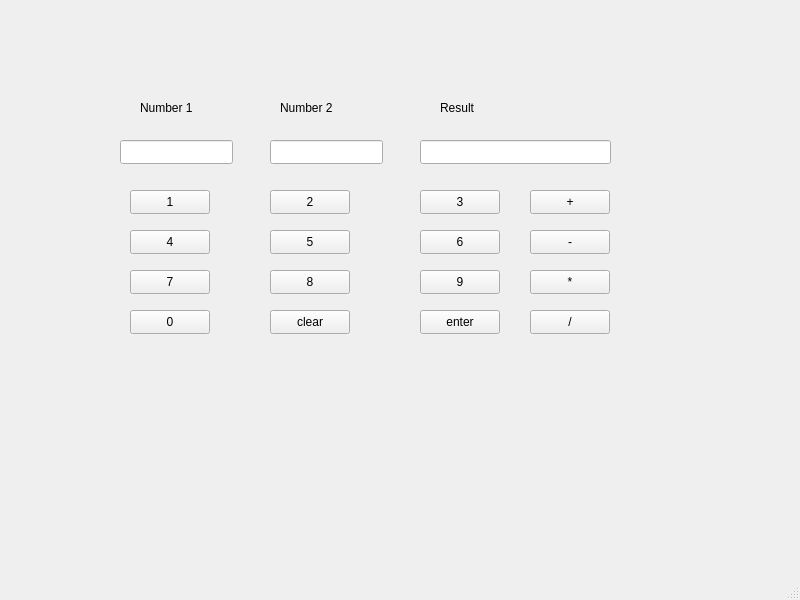
<?xml version="1.0" encoding="UTF-8"?>
<ui version="4.0">
 <class>MainWindow</class>
 <widget class="QMainWindow" name="MainWindow">
  <property name="geometry">
   <rect>
    <x>0</x>
    <y>0</y>
    <width>800</width>
    <height>600</height>
   </rect>
  </property>
  <property name="windowTitle">
   <string>MainWindow</string>
  </property>
  <widget class="QWidget" name="centralwidget">
   <widget class="QLineEdit" name="num1">
    <property name="geometry">
     <rect>
      <x>120</x>
      <y>140</y>
      <width>113</width>
      <height>24</height>
     </rect>
    </property>
   </widget>
   <widget class="QLineEdit" name="num2">
    <property name="geometry">
     <rect>
      <x>270</x>
      <y>140</y>
      <width>113</width>
      <height>24</height>
     </rect>
    </property>
   </widget>
   <widget class="QLineEdit" name="result">
    <property name="geometry">
     <rect>
      <x>420</x>
      <y>140</y>
      <width>191</width>
      <height>24</height>
     </rect>
    </property>
   </widget>
   <widget class="QLabel" name="label">
    <property name="geometry">
     <rect>
      <x>140</x>
      <y>100</y>
      <width>141</width>
      <height>16</height>
     </rect>
    </property>
    <property name="text">
     <string>Number 1</string>
    </property>
   </widget>
   <widget class="QLabel" name="label_2">
    <property name="geometry">
     <rect>
      <x>280</x>
      <y>100</y>
      <width>61</width>
      <height>16</height>
     </rect>
    </property>
    <property name="text">
     <string>Number 2</string>
    </property>
   </widget>
   <widget class="QLabel" name="label_3">
    <property name="geometry">
     <rect>
      <x>440</x>
      <y>100</y>
      <width>101</width>
      <height>16</height>
     </rect>
    </property>
    <property name="text">
     <string>Result</string>
    </property>
   </widget>
   <widget class="QPushButton" name="N1">
    <property name="geometry">
     <rect>
      <x>130</x>
      <y>190</y>
      <width>80</width>
      <height>24</height>
     </rect>
    </property>
    <property name="text">
     <string>1</string>
    </property>
   </widget>
   <widget class="QPushButton" name="N4">
    <property name="geometry">
     <rect>
      <x>130</x>
      <y>230</y>
      <width>80</width>
      <height>24</height>
     </rect>
    </property>
    <property name="text">
     <string>4</string>
    </property>
   </widget>
   <widget class="QPushButton" name="N7">
    <property name="geometry">
     <rect>
      <x>130</x>
      <y>270</y>
      <width>80</width>
      <height>24</height>
     </rect>
    </property>
    <property name="text">
     <string>7</string>
    </property>
   </widget>
   <widget class="QPushButton" name="N0">
    <property name="geometry">
     <rect>
      <x>130</x>
      <y>310</y>
      <width>80</width>
      <height>24</height>
     </rect>
    </property>
    <property name="text">
     <string>0</string>
    </property>
   </widget>
   <widget class="QPushButton" name="N2">
    <property name="geometry">
     <rect>
      <x>270</x>
      <y>190</y>
      <width>80</width>
      <height>24</height>
     </rect>
    </property>
    <property name="text">
     <string>2</string>
    </property>
   </widget>
   <widget class="QPushButton" name="N5">
    <property name="geometry">
     <rect>
      <x>270</x>
      <y>230</y>
      <width>80</width>
      <height>24</height>
     </rect>
    </property>
    <property name="text">
     <string>5</string>
    </property>
   </widget>
   <widget class="QPushButton" name="N8">
    <property name="geometry">
     <rect>
      <x>270</x>
      <y>270</y>
      <width>80</width>
      <height>24</height>
     </rect>
    </property>
    <property name="text">
     <string>8</string>
    </property>
   </widget>
   <widget class="QPushButton" name="clear">
    <property name="geometry">
     <rect>
      <x>270</x>
      <y>310</y>
      <width>80</width>
      <height>24</height>
     </rect>
    </property>
    <property name="text">
     <string>clear</string>
    </property>
   </widget>
   <widget class="QPushButton" name="N3">
    <property name="geometry">
     <rect>
      <x>420</x>
      <y>190</y>
      <width>80</width>
      <height>24</height>
     </rect>
    </property>
    <property name="text">
     <string>3</string>
    </property>
   </widget>
   <widget class="QPushButton" name="N6">
    <property name="geometry">
     <rect>
      <x>420</x>
      <y>230</y>
      <width>80</width>
      <height>24</height>
     </rect>
    </property>
    <property name="text">
     <string>6</string>
    </property>
   </widget>
   <widget class="QPushButton" name="N9">
    <property name="geometry">
     <rect>
      <x>420</x>
      <y>270</y>
      <width>80</width>
      <height>24</height>
     </rect>
    </property>
    <property name="text">
     <string>9</string>
    </property>
   </widget>
   <widget class="QPushButton" name="enter">
    <property name="geometry">
     <rect>
      <x>420</x>
      <y>310</y>
      <width>80</width>
      <height>24</height>
     </rect>
    </property>
    <property name="text">
     <string>enter</string>
    </property>
   </widget>
   <widget class="QPushButton" name="add">
    <property name="geometry">
     <rect>
      <x>530</x>
      <y>190</y>
      <width>80</width>
      <height>24</height>
     </rect>
    </property>
    <property name="text">
     <string>+</string>
    </property>
   </widget>
   <widget class="QPushButton" name="sub">
    <property name="geometry">
     <rect>
      <x>530</x>
      <y>230</y>
      <width>80</width>
      <height>24</height>
     </rect>
    </property>
    <property name="text">
     <string>-</string>
    </property>
   </widget>
   <widget class="QPushButton" name="mul">
    <property name="geometry">
     <rect>
      <x>530</x>
      <y>270</y>
      <width>80</width>
      <height>24</height>
     </rect>
    </property>
    <property name="text">
     <string>*</string>
    </property>
   </widget>
   <widget class="QPushButton" name="div">
    <property name="geometry">
     <rect>
      <x>530</x>
      <y>310</y>
      <width>80</width>
      <height>24</height>
     </rect>
    </property>
    <property name="text">
     <string>/</string>
    </property>
   </widget>
  </widget>
  <widget class="QMenuBar" name="menubar">
   <property name="geometry">
    <rect>
     <x>0</x>
     <y>0</y>
     <width>800</width>
     <height>21</height>
    </rect>
   </property>
  </widget>
  <widget class="QStatusBar" name="statusbar"/>
 </widget>
 <resources/>
 <connections/>
</ui>
